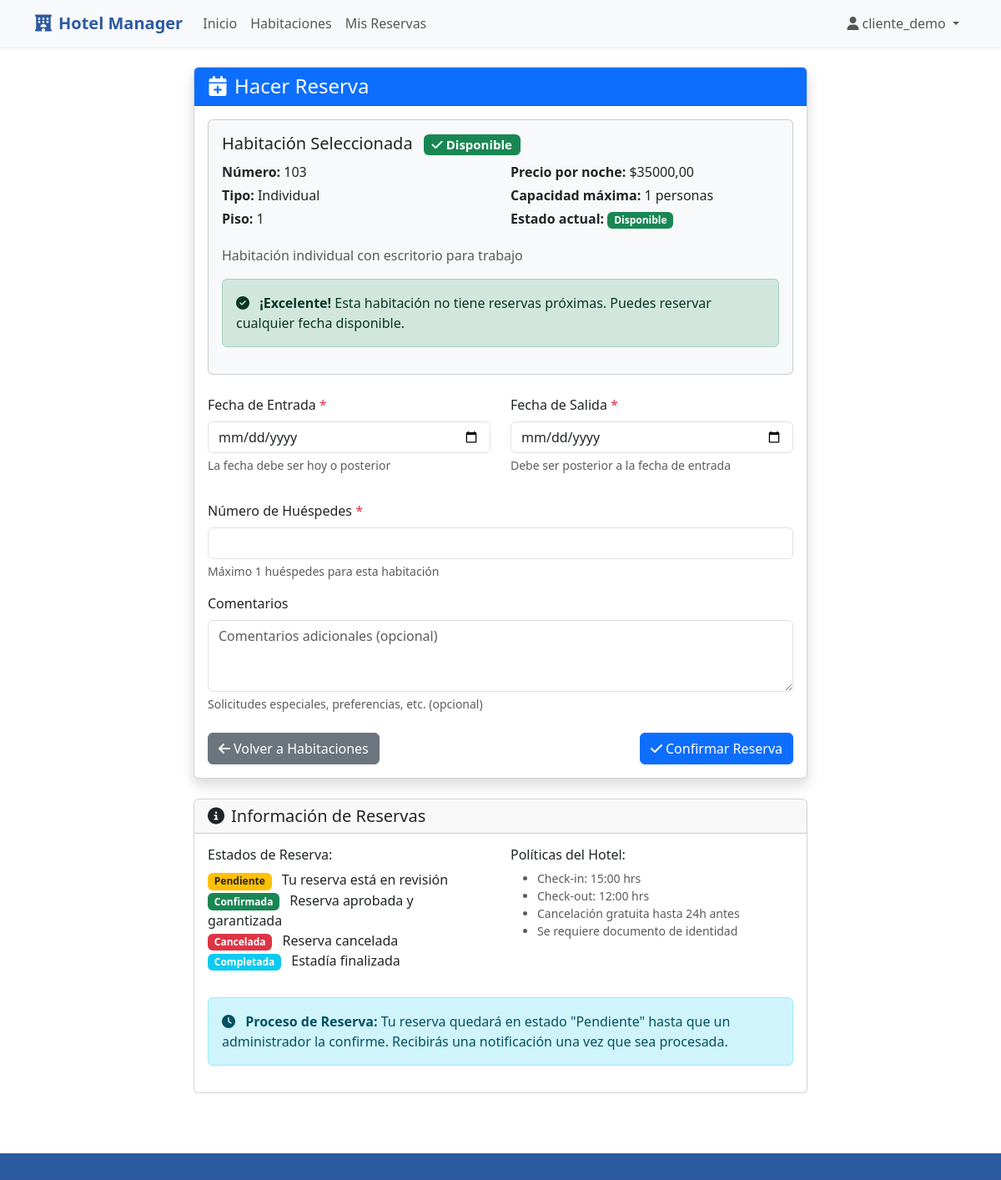
Page /reservar/3/ (signed in) on the committed database.
### hotel/models.py (models this page shows, shortened)
class Habitacion(models.Model):
    ESTADOS = [
        ('disponible', 'Disponible'),
        ('ocupada', 'Ocupada'),
        ('mantenimiento', 'En Mantenimiento'),
    ]
    numero = models.CharField(max_length=10, unique=True)
    tipo = models.ForeignKey(TipoHabitacion, on_delete=models.CASCADE)
    estado = models.CharField(max_length=20, choices=ESTADOS, default='disponible')
    piso = models.IntegerField()
    descripcion = models.TextField(blank=True)
    fecha_creacion = models.DateTimeField(auto_now_add=True)
    def esta_disponible(self, fecha_entrada=None, fecha_salida=None):
        if self.estado != 'disponible':
            return False
        if not fecha_entrada or not fecha_salida:
            reservas_activas = self.reserva_set.filter(
                estado__in=['pendiente', 'confirmada'],
                fecha_salida__gte=date.today()  # Reservas que no han terminado
            )
            return not reservas_activas.exists()
    def proximas_reservas(self):
        return self.reserva_set.filter(
            estado__in=['pendiente', 'confirmada'],
            fecha_entrada__gte=date.today()
        ).order_by('fecha_entrada')[:3]
    class Meta:
        verbose_name = "Habitación"
        verbose_name_plural = "Habitaciones"
        ordering = ['numero']

class TipoHabitacion(models.Model):
    TIPOS_HABITACION = [
        ('individual', 'Individual'),
        ('doble', 'Doble'),
        ('suite', 'Suite'),
        ('familiar', 'Familiar'),
    ]
    nombre = models.CharField(max_length=50, choices=TIPOS_HABITACION, unique=True)
    descripcion = models.TextField(blank=True)
    precio_por_noche = models.DecimalField(max_digits=8, decimal_places=2)
    capacidad_maxima = models.IntegerField()
    def __str__(self):
        return self.get_nombre_display()
    class Meta:
        verbose_name = "Tipo de Habitación"
        verbose_name_plural = "Tipos de Habitación"

### hotel/views.py (the view)
# urls.py: path('reservar/<int:habitacion_id>/', views.hacer_reserva, name='hacer_reserva'),
@login_required
def hacer_reserva(request, habitacion_id):
    habitacion = get_object_or_404(Habitacion, id=habitacion_id)
    if not habitacion.esta_disponible():
        messages.error(request, 'Esta habitación no está disponible para reservas. Tiene reservas pendientes o confirmadas.')
        return redirect('lista_habitaciones')
    if request.method == 'POST':
        form = ReservaForm(request.POST)
        if form.is_valid():
            reserva = form.save(commit=False)
            reserva.cliente = request.user
            reserva.habitacion = habitacion
            if reserva.fecha_entrada < date.today():
                messages.error(request, 'La fecha de entrada no puede ser anterior a hoy.')
                return render(request, 'hotel/hacer_reserva.html', {
                    'form': form,
                    'habitacion': habitacion,
                    'proximas_reservas': habitacion.proximas_reservas()
                })
            if reserva.fecha_salida <= reserva.fecha_entrada:
                messages.error(request, 'La fecha de salida debe ser posterior a la fecha de entrada.')
                return render(request, 'hotel/hacer_reserva.html', {
                    'form': form,
                    'habitacion': habitacion,
                    'proximas_reservas': habitacion.proximas_reservas()
                })
            if not habitacion.esta_disponible(reserva.fecha_entrada, reserva.fecha_salida):
                messages.error(request, 'La habitación no está disponible para las fechas seleccionadas. Hay conflictos con otras reservas.')
                return render(request, 'hotel/hacer_reserva.html', {
                    'form': form,
                    'habitacion': habitacion,
                    'proximas_reservas': habitacion.proximas_reservas()
                })
            if reserva.numero_huespedes > habitacion.tipo.capacidad_maxima:
                messages.error(request, f'Esta habitación tiene capacidad máxima para {habitacion.tipo.capacidad_maxima} huéspedes.')
                return render(request, 'hotel/hacer_reserva.html', {
                    'form': form,
                    'habitacion': habitacion,
                    'proximas_reservas': habitacion.proximas_reservas()
                })
            reserva.save()  # Esto automáticamente actualizará el estado de la habitación
            messages.success(request, '¡Reserva realizada exitosamente! Tu reserva está pendiente de confirmación.')
            return redirect('mis_reservas')
    else:
        form = ReservaForm()
    contexto = {
        'form': form,
        'habitacion': habitacion,
        'proximas_reservas': habitacion.proximas_reservas()
    }
    return render(request, 'hotel/hacer_reserva.html', contexto)

### hotel/templates/hotel/hacer_reserva.html (shortened to what this page needs)
{% extends 'hotel/base.html' %}
{% block contenido %}
<div class="row justify-content-center">
    <div class="col-md-8">
        <div class="card shadow">
            <div class="card-header bg-primary text-white">
                <h4 class="mb-0">
                    <i class="fas fa-calendar-plus me-2"></i>Hacer Reserva
                </h4>
            </div>
            <div class="card-body">
                <div class="card bg-light mb-4">
                    <div class="card-body">
                        <h5 class="card-title">
                            Habitación Seleccionada
                            {% if habitacion.esta_disponible %}
                                <span class="badge bg-success ms-2">
                                    <i class="fas fa-check me-1"></i>Disponible
                                </span>
                            {% else %}
                                <span class="badge bg-warning ms-2">
                                    <i class="fas fa-calendar me-1"></i>Con reservas
                                </span>
                            {% endif %}
                        </h5>
                        <div class="row">
                            <div class="col-md-6">
                                <p class="mb-1"><strong>Número:</strong> {{ habitacion.numero }}</p>
                                <p class="mb-1"><strong>Tipo:</strong> {{ habitacion.tipo }}</p>
                                <p class="mb-1"><strong>Piso:</strong> {{ habitacion.piso }}</p>
                            </div>
                            <div class="col-md-6">
                                <p class="mb-1"><strong>Precio por noche:</strong> ${{ habitacion.tipo.precio_por_noche }}</p>
                                <p class="mb-1"><strong>Capacidad máxima:</strong> {{ habitacion.tipo.capacidad_maxima }} personas</p>
                                <p class="mb-1"><strong>Estado actual:</strong>
                                    <span class="badge {% if habitacion.estado == 'disponible' %}bg-success{% elif habitacion.estado == 'ocupada' %}bg-warning{% else %}bg-danger{% endif %}">
                                        {{ habitacion.get_estado_display }}
                                    </span>
                                </p>
                            </div>
                        </div>
                        {% if habitacion.descripcion %}
                            <p class="mt-3 mb-0 text-muted">{{ habitacion.descripcion }}</p>
                        {% endif %}
                        {% if proximas_reservas %}
                            <div class="alert alert-info mt-3">
                                <h6><i class="fas fa-calendar-alt me-2"></i>Próximas Reservas de esta Habitación:</h6>
                                {% for reserva in proximas_reservas %}
                                    <div class="d-flex justify-content-between align-items-center border-bottom py-1">
                                        <span>
                                            <strong>{{ reserva.fecha_entrada|date:"d/m/Y" }} - {{ reserva.fecha_salida|date:"d/m/Y" }}</strong>
                                            <small class="text-muted">({{ reserva.calcular_noches }} noches)</small>
                                        </span>
                                        <span class="badge {% if reserva.estado == 'confirmada' %}bg-success{% elif reserva.estado == 'pendiente' %}bg-warning text-dark{% endif %}">
                                            {{ reserva.get_estado_display }}
                                        </span>
                                    </div>
                                {% endfor %}
                                <small class="text-muted mt-2 d-block">
                                    <i class="fas fa-lightbulb me-1"></i>
                                    <strong>Importante:</strong> Asegúrate de seleccionar fechas que no conflicten con estas reservas.
                                </small>
                            </div>
                        {% else %}
                            <div class="alert alert-success mt-3">
                                <i class="fas fa-check-circle me-2"></i>
                                <strong>¡Excelente!</strong> Esta habitación no tiene reservas próximas. Puedes reservar cualquier fecha disponible.
                            </div>
                        {% endif %}
                    </div>
                </div>
                <form method="POST" id="reservaForm">
                    <div class="row">
                        <div class="col-md-6 mb-3">
                            <label for="{{ form.fecha_entrada.id_for_label }}" class="form-label">
                                {{ form.fecha_entrada.label }} <span class="text-danger">*</span>
                            </label>
                            {{ form.fecha_entrada }}
                            <div class="form-text">La fecha debe ser hoy o posterior</div>
                        </div>
                        <div class="col-md-6 mb-3">
                            <label for="{{ form.fecha_salida.id_for_label }}" class="form-label">
                                {{ form.fecha_salida.label }} <span class="text-danger">*</span>
                            </label>
                            {{ form.fecha_salida }}
                            <div class="form-text">Debe ser posterior a la fecha de entrada</div>
                        </div>
                    </div>
                    <div class="mb-3">
                        <label for="{{ form.numero_huespedes.id_for_label }}" class="form-label">
                            {{ form.numero_huespedes.label }} <span class="text-danger">*</span>
                        </label>
                        {{ form.numero_huespedes }}
                        <div class="form-text">Máximo {{ habitacion.tipo.capacidad_maxima }} huéspedes para esta habitación</div>
                    </div>
                    <div class="mb-4">
                        <label for="{{ form.comentarios.id_for_label }}" class="form-label">
                            {{ form.comentarios.label }}
                        </label>
                        {{ form.comentarios }}
                        <div class="form-text">Solicitudes especiales, preferencias, etc. (opcional)</div>
                    </div>
                    <div class="d-flex justify-content-between">
                        <a href="{% url 'lista_habitaciones' %}" class="btn btn-secondary">
                            <i class="fas fa-arrow-left me-1"></i>Volver a Habitaciones
                        </a>
                        <button type="submit" class="btn btn-primary" id="btnConfirmar">
                        </button>
                    </div>
                </form>
            </div>
        </div>
        <div class="card mt-4">
            <div class="card-header">
                <h5 class="mb-0">
                    <i class="fas fa-info-circle me-2"></i>Información de Reservas
                </h5>
            </div>
            <div class="card-body">
                <div class="row">
                    <div class="col-md-6">
                        <h6>Estados de Reserva:</h6>
                        <ul class="list-unstyled">
                            <li><span class="badge bg-warning text-dark me-2">Pendiente</span> Tu reserva está en revisión</li>
                            <li><span class="badge bg-success me-2">Confirmada</span> Reserva aprobada y garantizada</li>
                            <li><span class="badge bg-danger me-2">Cancelada</span> Reserva cancelada</li>
                            <li><span class="badge bg-info me-2">Completada</span> Estadía finalizada</li>
                        </ul>
                    </div>
                    <div class="col-md-6">
                        <h6>Políticas del Hotel:</h6>
                        <ul class="small text-muted">
                            <li>Check-in: 15:00 hrs</li>
                            <li>Check-out: 12:00 hrs</li>
                            <li>Cancelación gratuita hasta 24h antes</li>
                            <li>Se requiere documento de identidad</li>
                        </ul>
                    </div>
                </div>
                <div class="alert alert-info mt-3">
                    <i class="fas fa-clock me-2"></i>
                    <strong>Proceso de Reserva:</strong> Tu reserva quedará en estado "Pendiente" hasta que un administrador la confirme.
                    Recibirás una notificación una vez que sea procesada.
                </div>
            </div>
        </div>
    </div>
</div>
{% endblock %}

### hotel/templates/hotel/base.html (shortened to what this page needs)
{% load static %}
<!DOCTYPE html>
<html lang="es">
<head>
    <link href="https://cdnjs.cloudflare.com/ajax/libs/bootstrap/5.3.0/css/bootstrap.min.css" rel="stylesheet">
    <link href="https://cdnjs.cloudflare.com/ajax/libs/font-awesome/6.4.0/css/all.min.css" rel="stylesheet">
</head>
<body>
    <nav class="navbar navbar-expand-lg navbar-light bg-light shadow-sm">
        <div class="container">
            <a class="navbar-brand" href="{% url 'inicio' %}">
                <i class="fas fa-hotel me-2"></i>Hotel Manager
            </a>
            <div class="collapse navbar-collapse" id="navbarNav">
                <ul class="navbar-nav me-auto">
                    <li class="nav-item">
                        <a class="nav-link" href="{% url 'inicio' %}">Inicio</a>
                    </li>
                    <li class="nav-item">
                        <a class="nav-link" href="{% url 'lista_habitaciones' %}">Habitaciones</a>
                    </li>
                    {% if user.is_authenticated %}
                        <li class="nav-item">
                            <a class="nav-link" href="{% url 'mis_reservas' %}">Mis Reservas</a>
                        </li>
                    {% endif %}
                </ul>
                <ul class="navbar-nav">
                    {% if user.is_authenticated %}
                        <li class="nav-item dropdown">
                            <a class="nav-link dropdown-toggle" href="#" role="button" data-bs-toggle="dropdown">
                                <i class="fas fa-user me-1"></i>{{ user.username }}
                            </a>
                        </li>
                    {% endif %}
                </ul>
            </div>
        </div>
    </nav>
    <main class="container my-4">
        {% block contenido %}
        {% endblock %}
    </main>
    <footer class="footer py-3 mt-5">
    </footer>
</body>
</html>

### rows in the picture
Habitacion: numero "103", tipo "Individual", piso "1", tipo.precio_por_noche "35000,00", tipo.capacidad_maxima "1", estado "Disponible", descripcion "Habitación individual con escritorio para trabajo"

### other values in the picture
{{ user.username }} "cliente_demo"
